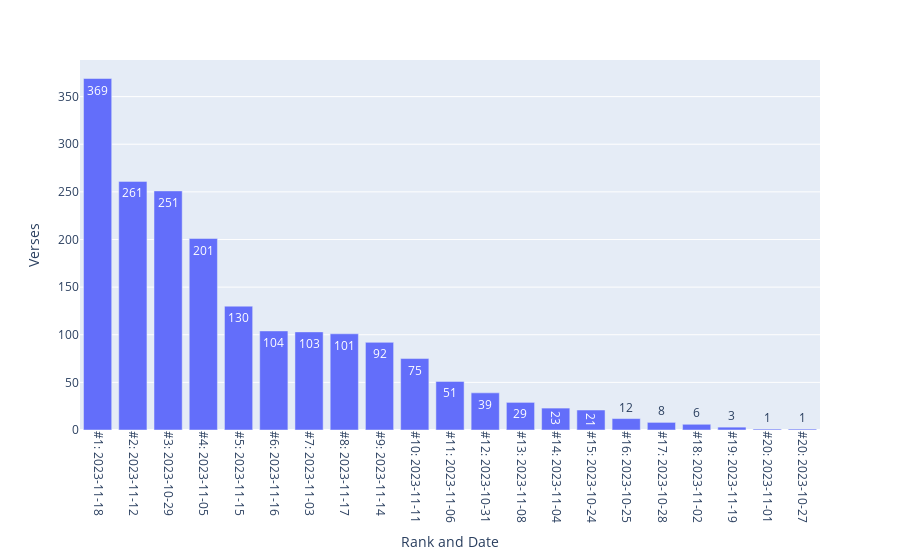

Write notebook code for a chart like this one.
### Code cell
fig_top_dates_by_verses = px.bar(df_top_dates_by_verses, 
x = 'Rank and Date', y = 'Verses', text = 'Verses')
fig_top_dates_by_verses.update_xaxes(tickangle = 90)
fig_top_dates_by_verses.write_html('Analyses/top_dates_by_verses.html')
fig_top_dates_by_verses.write_image(
    'Analyses/top_dates_by_verses.png', 
    width = 1920, height = 1080, engine = 'kaleido', scale = 2)
fig_top_dates_by_verses

### Figure 1 — Plotly figure (JSON) as saved in the notebook; plotly's stock layout.template omitted (floating-point values rounded to 4 significant figures)
{"data": [{"alignmentgroup": "True", "hovertemplate": "Rank and Date=%{x}<br>Verses=%{text}<extra></extra>", "legendgroup": "", "marker": {"color": "#636efa", "pattern": {"shape": ""}}, "name": "", "offsetgroup": "", "orientation": "v", "showlegend": false, "text": [369, 261, 251, 201, 130, 104, 103, 101, 92, 75, 51, 39, 29, 23, 21, 12, 8, 6, 3, 1, 1], "textposition": "auto", "type": "bar", "x": ["#1: 2023-11-18", "#2: 2023-11-12", "#3: 2023-10-29", "#4: 2023-11-05", "#5: 2023-11-15", "#6: 2023-11-16", "#7: 2023-11-03", "#8: 2023-11-17", "#9: 2023-11-14", "#10: 2023-11-11", "#11: 2023-11-06", "#12: 2023-10-31", "#13: 2023-11-08", "#14: 2023-11-04", "#15: 2023-10-24", "#16: 2023-10-25", "#17: 2023-10-28", "#18: 2023-11-02", "#19: 2023-11-19", "#20: 2023-11-01", "#20: 2023-10-27"], "xaxis": "x", "y": [369, 261, 251, 201, 130, 104, 103, 101, 92, 75, 51, 39, 29, 23, 21, 12, 8, 6, 3, 1, 1], "yaxis": "y"}], "layout": {"barmode": "relative", "legend": {"tracegroupgap": 0}, "margin": {"t": 60}, "xaxis": {"anchor": "y", "domain": [0, 1], "tickangle": 90, "title": {"text": "Rank and Date"}}, "yaxis": {"anchor": "x", "domain": [0, 1], "title": {"text": "Verses"}}}}
